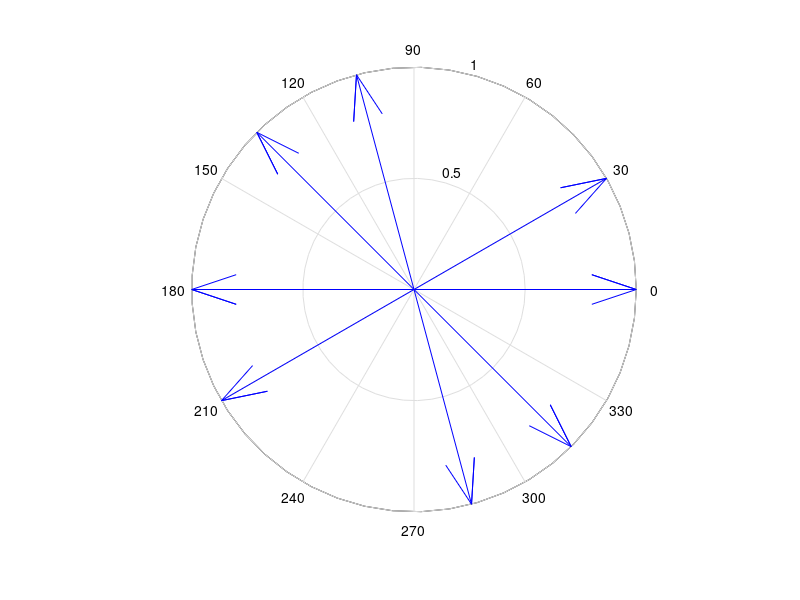

Write MATLAB code to recreate this figure.

close all
clear all
clc

%24Slot-22Pole-First Harmonic
M = cos(0*pi/180)
N = sin(0*pi/180)
ver = M
hor = N
figure(1)
compass(M)
hold on

M = cos(105*pi/180)
N = sin(105*pi/180)
ver = ver - M
hor = hor -N
figure(1)
compass(M, N)
hold on

M = cos(210*pi/180)
N = sin(210*pi/180)
ver = ver + M
hor = hor +N
figure(1)
compass(M, N)
hold on

M = cos(315*pi/180)
N = sin(315*pi/180)
ver = ver - M
hor = hor -N
figure(1)
compass(M, N)
hold on

M = cos(180*pi/180)
N = sin(180*pi/180)
ver = ver - M
hor = hor -N
figure(1)
compass(M, N)
hold on

M = cos(285*pi/180)
N = sin(285*pi/180)
ver = ver - M
hor = hor -N
ver = ver + M
hor = hor +N
figure(1)
compass(M, N)
hold on

M = cos(30*pi/180)
N = sin(30*pi/180)
ver = ver - M
hor = hor -N
figure(1)
compass(M, N)
hold on

M = cos(135*pi/180)
N = sin(135*pi/180)
ver = ver + M
hor = hor +N
figure(1)
compass(M, N)

mag = sqrt(hor^2 + ver^2)
w = mag/8

